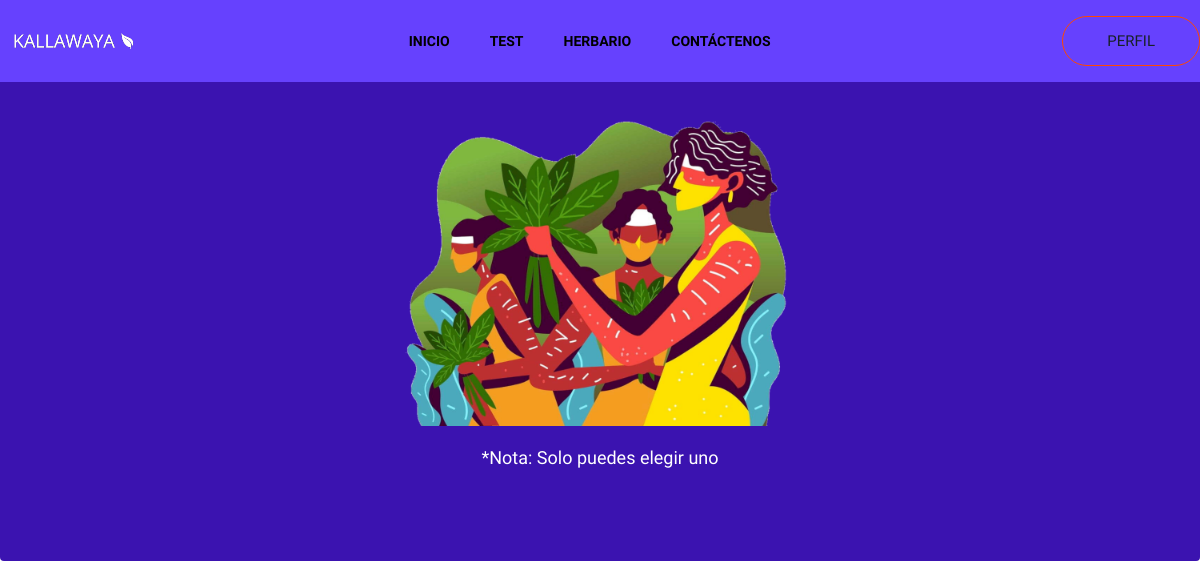
Page /kallawaya/testInit/ on the earlier database version.
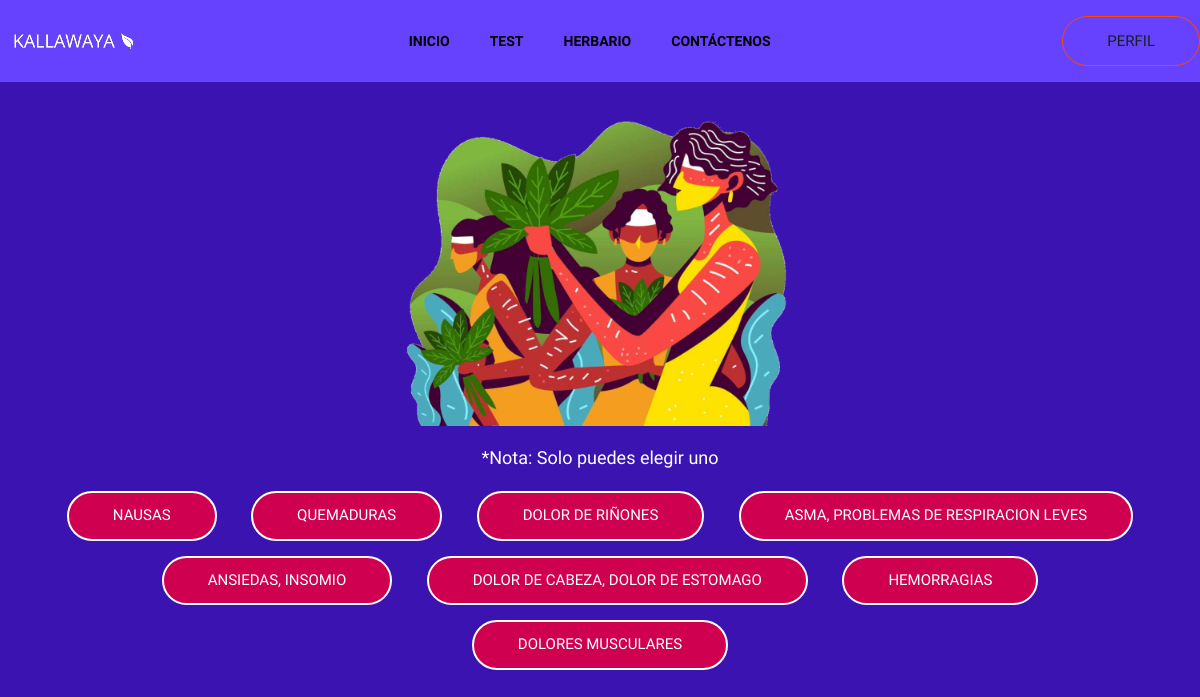
Same page on the later database version.
### appkallawaya/models.py (models this page shows, shortened)
class Molestia(models.Model):
    name = models.CharField(max_length=100, default='')
    herb = models.ForeignKey(Plant, on_delete=models.CASCADE)

### appkallawaya/views.py (the view, shortened to what this page needs)
# urls.py: path('testInit/', views.testInit, name='testInit'),
def testInit(request, pk=None):
    if pk == None:
        molestias = Molestia.objects.all()
        return render(request, 'kallawaya/testInit.html', {'molestias': molestias})

### appkallawaya/templates/kallawaya/testInit.html (shortened to what this page needs)
{% extends 'base.html' %}
{% block body %}
{% load static %}
<section class="breadcrumb breadcrumb_bg">
        <div class="container">
            <div class="row">
                <div class="col-lg-12">
                    <div class="breadcrumb_iner text-center">
                        <div class="breadcrumb_iner_item">
                             <br>
                            <br>
                            <br>
                            <br>
                            <img src="{% static 'kallawaya/img/new3.png' %}" width="400px">
                            <br>
                            <br>
                            <h4 style="color: white">*Nota: Solo puedes elegir uno<h4>
                                {% for instance in molestias %}
                            <a href="{% url 'appkallawaya:testInit_picked' pk=instance.id %}" class="btn_2" style="background-color: #cf0050; margin-left: 15px; margin-right: 15px; margin-top: 15px;" > {{ instance.name }} </a>
                                {% endfor %}
                                <br>
                                <br>
                                <br>
                        </div>
                    </div>
                </div>
            </div>
        </div>
    </section>
{% endblock %}

### appkallawaya/templates/base.html (shortened to what this page needs)
<html lang="en">
    <head>
        {% load static %}
        <link rel="stylesheet" href="https://stackpath.bootstrapcdn.com/bootstrap/4.4.1/css/bootstrap.min.css">
        <link rel="stylesheet" type="text/css" href="{% static 'kallawaya/animate.css' %}">
        <link rel="stylesheet" type="text/css" href="{% static 'kallawaya/owl.carousel.min.css' %}">
        <link rel="stylesheet" type="text/css" href="{% static 'kallawaya/all.css' %}">
        <link rel="stylesheet" type="text/css" href="{% static 'kallawaya/flaticon.css' %}">
        <link rel="stylesheet" type="text/css" href="{% static 'kallawaya/themify-icons.css' %}">
        <link rel="stylesheet" type="text/css" href="{% static 'kallawaya/magnific-popup.css' %}">
        <link rel="stylesheet" type="text/css" href="{% static 'kallawaya/slick.css' %}">
        <link rel="stylesheet" type="text/css" href="{% static 'kallawaya/style.css' %}">
        <link rel="stylesheet" href="https://use.fontawesome.com/releases/v5.8.1/css/all.css">
    </head>
    <body>
        <header class="main_menu">
            <div class="container">
                <div class="row align-items-center">
                    <div class="col-lg-12">
                        <nav class="navbar fixed-top navbar-expand-lg navbar-light" style="background-color: #6641FE;">
                            <a class="navbar-brand single_page_logo" href="/kallawaya"> <img src="{% static 'kallawaya/img/logo-oficial2.png' %}" alt="logo"> </a>
                            <div class="collapse navbar-collapse main-menu-item" id="navbarSupportedContent">
                                <ul class="navbar-nav">
                                    <li class="nav-item">
                                        <a class="nav-link" href="/kallawaya">INICIO</a>
                                    </li>
                                    <li class="nav-item">
                                        <a class="nav-link" href="/kallawaya/testHome">TEST</a>
                                    </li>
                                    <li class="nav-item">
                                        <a class="nav-link" href="/kallawaya/herbario">HERBARIO</a>
                                    </li>
                                    <li class="nav-item">
                                        <a class="nav-link" href="/kallawaya/contact">CONTÁCTENOS</a>
                                    </li>
                                </ul>
                            </div>
                            <a href="/kallawaya/profile" class="d-none d-sm-block btn_1 home_page_btn">Perfil</a>
                        </nav>
                    </div>
                </div>
            </div>
        </header>
        {% block body %}{% endblock %}
    </body>
</html>

Differences in the rows shown:
added Molestia: name "NAUSAS"
added Molestia: name "QUEMADURAS"
added Molestia: name "DOLOR DE RIÑONES"
added Molestia: name "ASMA, PROBLEMAS DE RESPIRACION LEVES"
added Molestia: name "ANSIEDAS, INSOMIO"
added Molestia: name "DOLOR DE CABEZA, DOLOR DE ESTOMAGO"
added Molestia: name "HEMORRAGIAS"
added Molestia: name "DOLORES MUSCULARES"
